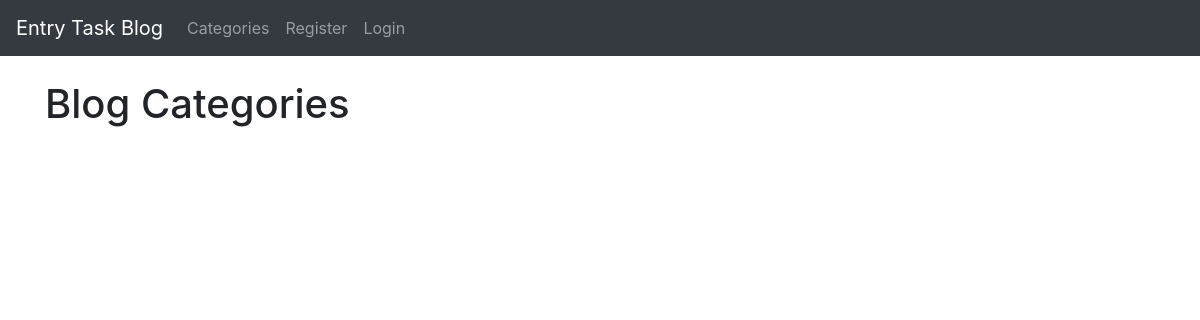
The app's page /category-list/, older data.
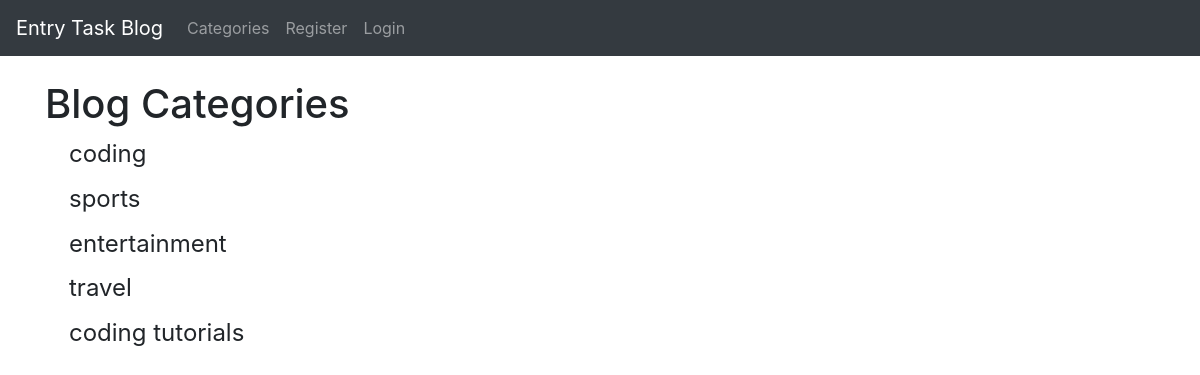
The same page, newer data.
### blog/models.py (models this page shows, shortened)
class Category(models.Model):
    name = models.CharField(max_length=255, default='coding')
    def __str__(self):
        return str(self.name)

### blog/views.py (the view)
# urls.py: path('category-list/', CategoryList, name='category-list'),
def CategoryList(request):
    categories_menu_list = Category.objects.all()
    return render(request, 'categorylist.html', {'categories_menu_list': categories_menu_list})

### blog/templates/categorylist.html (shortened to what this page needs)
{% extends 'base.html' %}
{% block content %}
    <h1>Blog Categories</h1>
    {% for item in categories_menu_list %}
        <h4><a class="dropdown-item" href="{% url 'category' item|slugify %}">{{ item }}</a></h4>
    {% endfor %}
{% endblock %}

Row changes from the older to the newer data that the page shows:
added Category: name "coding"
added Category: name "sports"
added Category: name "entertainment"
added Category: name "travel"
added Category: name "coding tutorials"
